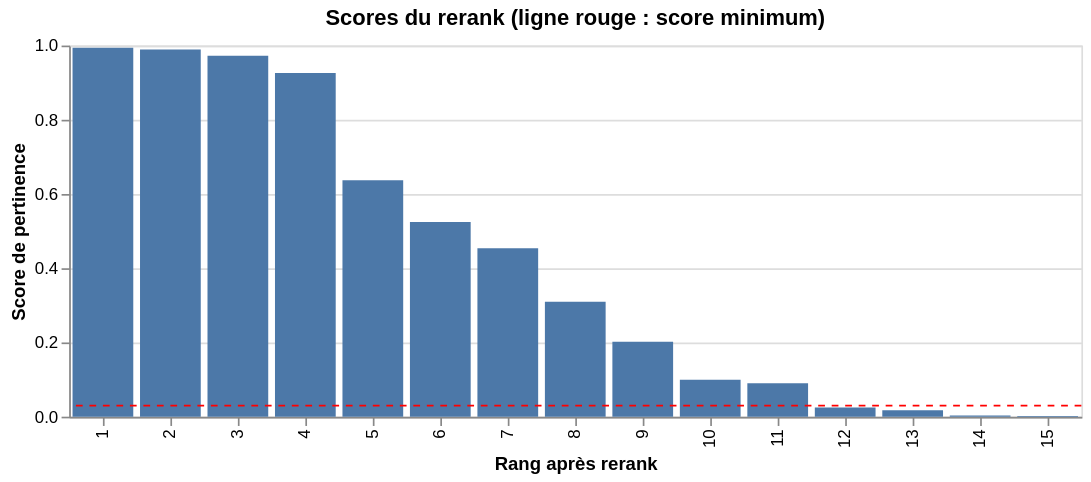

The notebook cell this image was saved under:
### Markdown cell above
## 10. Rerank et sélection

Le modèle de rerank d'Albert lit chaque candidat avec la question et lui attribue une note de 0 à 1. Contrairement aux scores de la recherche, ces notes sont très contrastées : un passage pertinent obtient entre 0,4 et 0,99, un passage hors sujet reste proche de 0. Les passages sous le score minimum (0,01) sont écartés. Si aucun ne franchit ce seuil, l'assistant répond qu'il n'a rien trouvé, plutôt que d'inventer une réponse à partir de documents sans rapport.

Parmi les passages restants, on applique ensuite la limite de 2 passages par document, de façon à diversifier les sources, puis on retient 5 passages au total.

Le graphique en barres représente les scores des candidats, avec une ligne rouge au niveau du seuil. Dans la sortie réelle, 13 passages dépassent ce seuil et 5 sont retenus. Un écart net entre les barres hautes et les barres basses indique que le tri est franc.

### Code cell
from rag_pipeline import rerank_documents, filter_relevant

tries = rerank_documents(question, regroupes, top_k=len(regroupes))
scores = pl.DataFrame([{"rang": i + 1, "score": d.metadata["rerank_score"],
                        "fichier": Path(d.metadata["source"]).name[:40]} for i, d in enumerate(tries[:15])])
barres = alt.Chart(scores).mark_bar().encode(
    x=alt.X("rang:O", title="Rang après rerank"), y=alt.Y("score:Q", title="Score de pertinence"),
    tooltip=["fichier", "score"])
seuil = alt.Chart(pl.DataFrame({"seuil": [config.RERANK_MIN_SCORE]})).mark_rule(
    color="red", strokeDash=[4, 4]).encode(y="seuil:Q")
(barres + seuil).properties(width=600, height=220, title="Scores du rerank (ligne rouge : score minimum)")

### Figure 1 — Vega-Lite specification as saved in the notebook (floating-point values rounded to 4 significant figures)
{"config": {"view": {"continuousWidth": 300, "continuousHeight": 300}}, "layer": [{"data": {"name": "data-44ff58b5e020fb86569128d31bc6ddde"}, "mark": {"type": "bar"}, "encoding": {"tooltip": [{"field": "fichier", "type": "nominal"}, {"field": "score", "type": "quantitative"}], "x": {"field": "rang", "title": "Rang après rerank", "type": "ordinal"}, "y": {"field": "score", "title": "Score de pertinence", "type": "quantitative"}}}, {"data": {"name": "data-1e8fba5895b2c7f9759624244632f403"}, "mark": {"type": "rule", "color": "red", "strokeDash": [4, 4]}, "encoding": {"y": {"field": "seuil", "type": "quantitative"}}}], "height": 220, "title": "Scores du rerank (ligne rouge : score minimum)", "width": 600, "$schema": "https://vega.github.io/schema/vega-lite/v6.4.1.json", "datasets": {"data-44ff58b5e020fb86569128d31bc6ddde": [{"rang": 1, "score": 0.9941, "fichier": "240619_Note_Préfet_ZAENR.odt"}, {"rang": 2, "score": 0.9894, "fichier": "2. 2405_orga_conf_territoriales.pdf"}, {"rang": 3, "score": 0.9725, "fichier": "ppt zaenr.pdf"}, {"rang": 4, "score": 0.926, "fichier": "Note_prefet_transition_ecologique2024-V2"}, {"rang": 5, "score": 0.6369, "fichier": "2. transition_ecologique2024.pdf"}, {"rang": 6, "score": 0.5243, "fichier": "231229_Note_Préfet_ZAENR_V2.odt"}, {"rang": 7, "score": 0.4535, "fichier": "240619_Note_Préfet_ZAENR.odt"}, {"rang": 8, "score": 0.3098, "fichier": "ppt zaenr.pdf"}, {"rang": 9, "score": 0.2017, "fichier": "ppt zaenr.pdf"}, {"rang": 10, "score": 0.09947, "fichier": "ppt zaenr.pdf"}, {"rang": 11, "score": 0.09025, "fichier": "ppt zaenr.pdf"}, {"rang": 12, "score": 0.02489, "fichier": "2. 2405_orga_conf_territoriales.pdf"}, {"rang": 13, "score": 0.01744, "fichier": "Note pft - avancement ZAER.odt"}, {"rang": 14, "score": 0.002867, "fichier": "Note_planification_ecologique_bilaterale"}, {"rang": 15, "score": 0.001648, "fichier": "Proposition note_bilaterale_zan_Avril202"}], "data-1e8fba5895b2c7f9759624244632f403": [{"seuil": 0.03}]}}
